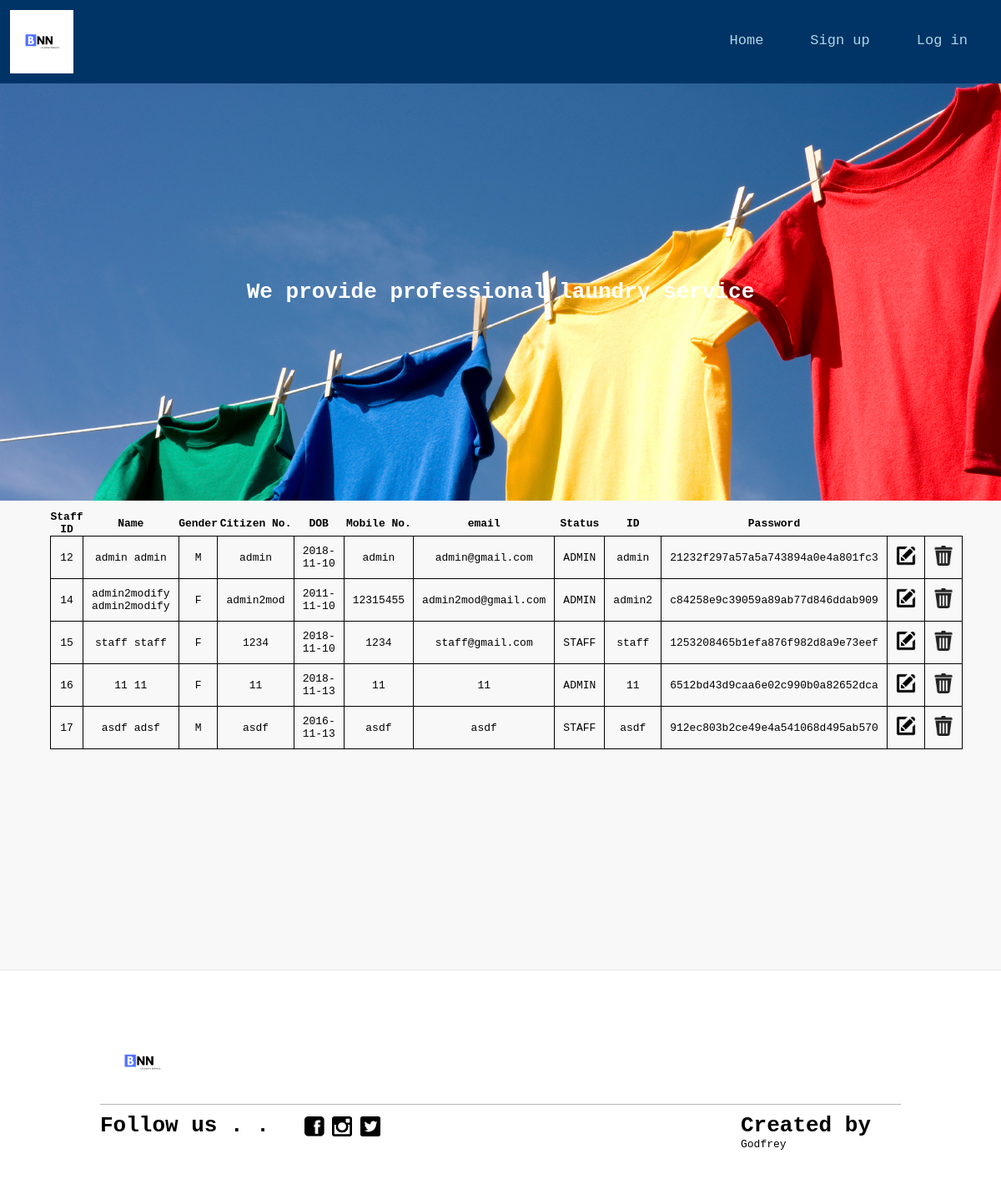
The page /staffmanagement.php on the database its author committed.
### tables this page shows
CREATE TABLE `staff` (
  `staffId` int(15) NOT NULL,
  `firstName` varchar(45) DEFAULT NULL,
  `lastName` varchar(45) DEFAULT NULL,
  `citizenNo` varchar(13) DEFAULT NULL,
  `dateOfBirth` date NOT NULL,
  `mobileNo` varchar(10) DEFAULT NULL,
  `address` varchar(45) DEFAULT NULL,
  `email` varchar(45) DEFAULT NULL,
  `userStaff` varchar(45) NOT NULL,
  `passStaff` varchar(45) NOT NULL,
  `status` enum('STAFF','ADMIN') NOT NULL,
  `gender` enum('M','F') NOT NULL
);

### staffmanagement.php (the view, shortened to what this page needs)
<?php 	require_once('connect.php'); ?>
<!DOCTYPE html>
<html>
  <head>
    <link rel="stylesheet" type="text/css" href="stylesbackup1.css">
  </head>
  <div class="header">
    <div class="logoWrapper">
      <img class="logo" src="BNN.png" border="0" />
      <div class="topnav">
        <a href="staffsignin.php">Log in</a>
        <a href="staffregister.php">Sign up</a>
        <a href="management.php">Home</a>
      </div>
    </div>
    <div class="motto">
      <h1>We provide professional laundry service</h1>
    </div>
  </div>
  <body>
    <div class="row">
    <div class="content">
      <div class="boxWrapper">
        <div class="">
          <table>
                  <col width="5%">
                  <col width="10%">
                  <col width="15%">
                  <col width="10%">
                  <col width="10%">
                  <col width="10%">
                  <col width="10%">
                  <col width="10%">
                  <col width="10%">
                  <tr>
                      <th>Staff ID</th>
                      <th>Name</th>
                      <th>Gender</th>
                      <th>Citizen No.</th>
                      <th>DOB</th>
                      <th>Mobile No.</th>
                      <th>email</th>
                      <th>Status</th>
                      <th>ID</th>
                      <th>Password</th>
                  </tr>
  		 <?php
  				 	$q="SELECT * from staff";
  					$result=$mysqli->query($q);
  				 while($row=$result->fetch_array()){ ?>
                   <tr>
                      <td><?=$row['staffId']?></td>
                      <td><?=$row['firstName']?> <?=$row['lastName']?></td>
                      <td><?=$row['gender']?></td>
                      <td><?=$row['citizenNo']?></td>
                      <td><?=$row['dateOfBirth']?></td>
                      <td><?=$row['mobileNo']?></td>
                      <td><?=$row['email']?></td>
                      <td><?=$row['status']?></td>
                      <td><?=$row['userStaff']?></td>
                      <td><?=$row['passStaff']?></td>
                      <td><a href='modstaffinfo.php?userid=<?=$row['staffId']?>'> <img src="modify.png" width="24" height="24"></a></td>
                      <td><a href='delstaffinfo.php?userid=<?=$row['staffId']?>'> <img src="delete.png" width="24" height="24"></a></td>
                  </tr>
  				<?php } ?>
              </table>
        </div>
      </div>
    </div>
  </div>
  <footer>
    <div class="footerContent">
      <div class="logoWrapper">
        <img class="logo" src="BNN.png" border="0" />
      </div>
      <div class="leftFooter">
        <h1 id="followUs">Follow us . . </h1>
        <div class="iconWrapper">
          <a href="https://www.facebook.com/">
            <img class="socialIcon" src="facebook.png" border="0" />
          </a>
          <a href="https://www.instagram.com/">
            <img class="socialIcon" src="ig.png" border="0" />
          </a>
          <a href="https://twitter.com/">
            <img class="socialIcon" src="twitter.png" border="0" />
          </a>
        </div>
      </div>
      <div class="rightFooter">
        <div class="memberCredit">
          <h1>Created by</h1>
        </div>
        <div class="nameList">
          <ul id="name">
            <li>Godfrey</li>
          </ul>
        </div>
      </div>
    </div>
  </footer>
  </body>
</html>

### stylesbackup1.css (style rules this page uses)
* { font-family: monospace; margin:0; padding:0; box-sizing:border-box; }
a { text-decoration: none; }
.topnav { overflow: hidden; }
.topnav a { margin-right: 2%; float: right; color: lightblue; text-align: center; vertical-align: middle; line-height: 70px; padding: 14px 16px; text-decoration: none; font-size: 17px; }
.logoWrapper { height: 100px; position: relative; }
.logo { padding: 1%; margin: 0; position: absolute; height: 100px; width: 100px; }
.motto { height: 500px; color: white; font-weight: bold; text-align: center; vertical-align: center; font-family:monospace; line-height: 500px; background-image: url("bg.jpeg"); background-size:auto; }
.header { background-color: #003366; }
.row:after { content: ""; display: table; clear: both; }
.row { background-color: rgba(239,239,239,0.45); }
.content { float: left; width: 100%; margin-top: 1%; }
.boxWrapper { padding-left: 5%; padding-right: 5%; width: 100%; height: 550px; }
footer { background: width: 100%; }
.leftFooter { padding-top: 1%; border-top: 1px solid rgba(10,10,10,0.3); float: left; width: 50%; }
.rightFooter { padding-top: 1%; border-top: 1px solid rgba(10,10,10,0.3); float: left; width: 50%; }
.socialIcon { float: left; height: 10%; width: 10%; margin: 2%; }
.footerContent { width: 100%; padding: 10%; padding-top: 5%; border-top: 1px solid rgba(10,10,10,0.1); }
#followUs { float: left; width: 50%; }
.memberCredit { padding-left: 60%; }
.nameList { padding-left: 60%; }
#name { list-style-type: none; }
.iconWrapper { float: left; width: 50%; }
tr { text-align: center; }
td { border: 1px solid black; padding: 10px; }
table { border-collapse: collapse; width: 100%; }

### rows shown on the page
staff: staffId "12", firstName "admin", lastName "admin", gender "M", citizenNo "admin", dateOfBirth "2018-11-10", mobileNo "admin", email "admin@gmail.com", status "ADMIN", userStaff "admin", passStaff "21232f297a57a5a743894a0e4a801fc3"
staff: staffId "14", firstName "admin2modify", lastName "admin2modify", gender "F", citizenNo "admin2mod", dateOfBirth "2011-11-10", mobileNo "12315455", email "admin2mod@gmail.com", status "ADMIN", userStaff "admin2", passStaff "c84258e9c39059a89ab77d846ddab909"
staff: staffId "15", firstName "staff", lastName "staff", gender "F", citizenNo "1234", dateOfBirth "2018-11-10", mobileNo "1234", email "staff@gmail.com", status "STAFF", userStaff "staff", passStaff "1253208465b1efa876f982d8a9e73eef"
staff: staffId "16", firstName "11", lastName "11", gender "F", citizenNo "11", dateOfBirth "2018-11-13", mobileNo "11", email "11", status "ADMIN", userStaff "11", passStaff "6512bd43d9caa6e02c990b0a82652dca"
staff: staffId "17", firstName "asdf", lastName "adsf", gender "M", citizenNo "asdf", dateOfBirth "2016-11-13", mobileNo "asdf", email "asdf", status "STAFF", userStaff "asdf", passStaff "912ec803b2ce49e4a541068d495ab570"
